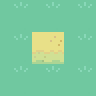

A level layout from a 2D game, rendered from its tile map. Below: a short description, then the map file with its tile-grid data intact:
An orthogonal 3x3 tile map with 32x32 px tiles, 2 tile layers (0, 1).

<map version="1.2" tiledversion="1.2.5" orientation="orthogonal" renderorder="left-up" width="3" height="3" tilewidth="32" tileheight="32" infinite="0" nextlayerid="3" nextobjectid="1">
 <tileset firstgid="1" source="tileset.tsx" />
 <layer id="1" name="0" width="3" height="3">
  <data encoding="csv">
1,1,1,
1,34,1,
1,1,1
</data>
 </layer>
 <layer id="2" name="1" width="3" height="3" opacity="0.5">
  <data encoding="csv">
0,0,0,
0,26,0,
0,0,0
</data>
 </layer>
</map>
